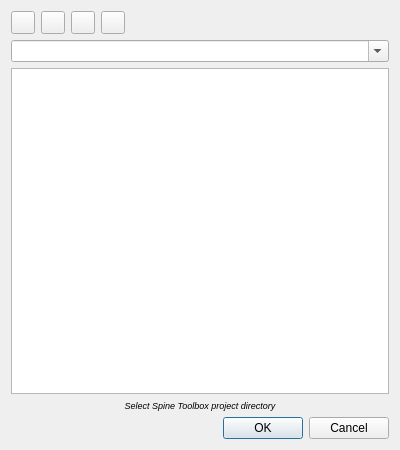
<?xml version="1.0" encoding="UTF-8"?>
<!--
######################################################################################################################
# Copyright (C) 2017-2022 Spine project consortium
# This file is part of Spine Toolbox.
# Spine Toolbox is free software: you can redistribute it and\/or modify it under the terms of the GNU Lesser General
# Public License as published by the Free Software Foundation, either version 3 of the License, or (at your option)
# any later version. This program is distributed in the hope that it will be useful, but WITHOUT ANY WARRANTY;
# without even the implied warranty of MERCHANTABILITY or FITNESS FOR A PARTICULAR PURPOSE. See the GNU Lesser General
# Public License for more details. You should have received a copy of the GNU Lesser General Public License along with
# this program. If not, see <http:\/\/www.gnu.org\/licenses\/>.
######################################################################################################################
-->
<ui version="4.0">
 <class>Dialog</class>
 <widget class="QDialog" name="Dialog">
  <property name="geometry">
   <rect>
    <x>0</x>
    <y>0</y>
    <width>400</width>
    <height>450</height>
   </rect>
  </property>
  <property name="windowTitle">
   <string>Open project</string>
  </property>
  <layout class="QVBoxLayout" name="verticalLayout">
   <item>
    <layout class="QHBoxLayout" name="horizontalLayout">
     <item>
      <widget class="QToolButton" name="toolButton_root">
       <property name="toolTip">
        <string>&lt;html&gt;&lt;head/&gt;&lt;body&gt;&lt;p&gt;Root&lt;/p&gt;&lt;/body&gt;&lt;/html&gt;</string>
       </property>
       <property name="icon">
        <iconset resource="resources/resources_icons.qrc">
         <normaloff>:/icons/slash.svg</normaloff>:/icons/slash.svg</iconset>
       </property>
      </widget>
     </item>
     <item>
      <widget class="QToolButton" name="toolButton_home">
       <property name="toolTip">
        <string>&lt;html&gt;&lt;head/&gt;&lt;body&gt;&lt;p&gt;Home&lt;/p&gt;&lt;/body&gt;&lt;/html&gt;</string>
       </property>
       <property name="icon">
        <iconset resource="resources/resources_icons.qrc">
         <normaloff>:/icons/home.svg</normaloff>:/icons/home.svg</iconset>
       </property>
      </widget>
     </item>
     <item>
      <widget class="QToolButton" name="toolButton_documents">
       <property name="toolTip">
        <string>&lt;html&gt;&lt;head/&gt;&lt;body&gt;&lt;p&gt;Documents&lt;/p&gt;&lt;/body&gt;&lt;/html&gt;</string>
       </property>
       <property name="text">
        <string/>
       </property>
       <property name="icon">
        <iconset resource="resources/resources_icons.qrc">
         <normaloff>:/icons/book.svg</normaloff>:/icons/book.svg</iconset>
       </property>
      </widget>
     </item>
     <item>
      <widget class="QToolButton" name="toolButton_desktop">
       <property name="toolTip">
        <string>&lt;html&gt;&lt;head/&gt;&lt;body&gt;&lt;p&gt;Desktop&lt;/p&gt;&lt;/body&gt;&lt;/html&gt;</string>
       </property>
       <property name="icon">
        <iconset resource="resources/resources_icons.qrc">
         <normaloff>:/icons/desktop.svg</normaloff>:/icons/desktop.svg</iconset>
       </property>
      </widget>
     </item>
     <item>
      <spacer name="horizontalSpacer">
       <property name="orientation">
        <enum>Qt::Horizontal</enum>
       </property>
       <property name="sizeHint" stdset="0">
        <size>
         <width>40</width>
         <height>20</height>
        </size>
       </property>
      </spacer>
     </item>
    </layout>
   </item>
   <item>
    <widget class="OpenProjectDialogComboBox" name="comboBox_current_path">
     <property name="contextMenuPolicy">
      <enum>Qt::CustomContextMenu</enum>
     </property>
     <property name="editable">
      <bool>true</bool>
     </property>
    </widget>
   </item>
   <item>
    <widget class="QTreeView" name="treeView_file_system">
     <property name="verticalScrollMode">
      <enum>QAbstractItemView::ScrollPerPixel</enum>
     </property>
     <property name="uniformRowHeights">
      <bool>true</bool>
     </property>
     <property name="sortingEnabled">
      <bool>true</bool>
     </property>
     <property name="animated">
      <bool>false</bool>
     </property>
    </widget>
   </item>
   <item>
    <widget class="QLabel" name="label">
     <property name="font">
      <font>
       <pointsize>7</pointsize>
       <italic>true</italic>
      </font>
     </property>
     <property name="text">
      <string>Select Spine Toolbox project directory</string>
     </property>
     <property name="alignment">
      <set>Qt::AlignCenter</set>
     </property>
    </widget>
   </item>
   <item>
    <widget class="QDialogButtonBox" name="buttonBox">
     <property name="orientation">
      <enum>Qt::Horizontal</enum>
     </property>
     <property name="standardButtons">
      <set>QDialogButtonBox::Cancel|QDialogButtonBox::Ok</set>
     </property>
    </widget>
   </item>
  </layout>
 </widget>
 <customwidgets>
  <customwidget>
   <class>OpenProjectDialogComboBox</class>
   <extends>QComboBox</extends>
   <header>spinetoolbox/widgets/custom_combobox.h</header>
  </customwidget>
 </customwidgets>
 <tabstops>
  <tabstop>comboBox_current_path</tabstop>
  <tabstop>treeView_file_system</tabstop>
  <tabstop>toolButton_root</tabstop>
  <tabstop>toolButton_home</tabstop>
  <tabstop>toolButton_documents</tabstop>
  <tabstop>toolButton_desktop</tabstop>
 </tabstops>
 <resources>
  <include location="resources/resources_icons.qrc"/>
 </resources>
 <connections>
  <connection>
   <sender>buttonBox</sender>
   <signal>accepted()</signal>
   <receiver>Dialog</receiver>
   <slot>accept()</slot>
   <hints>
    <hint type="sourcelabel">
     <x>248</x>
     <y>254</y>
    </hint>
    <hint type="destinationlabel">
     <x>157</x>
     <y>274</y>
    </hint>
   </hints>
  </connection>
  <connection>
   <sender>buttonBox</sender>
   <signal>rejected()</signal>
   <receiver>Dialog</receiver>
   <slot>reject()</slot>
   <hints>
    <hint type="sourcelabel">
     <x>316</x>
     <y>260</y>
    </hint>
    <hint type="destinationlabel">
     <x>286</x>
     <y>274</y>
    </hint>
   </hints>
  </connection>
 </connections>
</ui>
